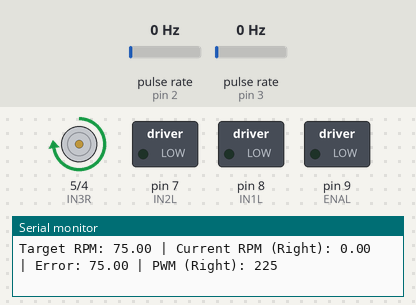
A sketch run on a simulated Arduino Mega 2560, built with avr-gcc and run on an emulated ATmega2560. Shown: motor-driver pin pairs drawn as motors (green arrow = first pin HIGH = forward, orange = second pin HIGH = backward, longer = more drive, scaled by the enable pin), switched loads named in the sketch (green lamp = pin HIGH), the last lines printed to the serial monitor. Wiring (inferred from the names in the program): 2 × pulse sensor: data pin 2 / data pin 3. Inputs (shaded band) come from the test bench; at power-on: pulse rate (sensors on pin 3, pin 2) 0 Hz.

Above: at 2.3 s.
2.4 s: pulse rate (sensor on pin 3) set to 4 Hz
At 4.6 s:
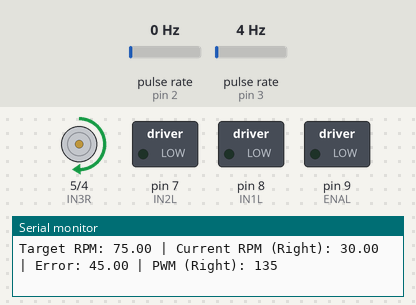
5.4 s: pulse rate (sensor on pin 3) set to 6 Hz
At 8.1 s:
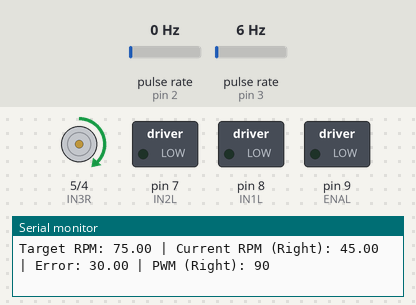
8.4 s: pulse rate (sensor on pin 3) set to 50 Hz
At 9.6 s:
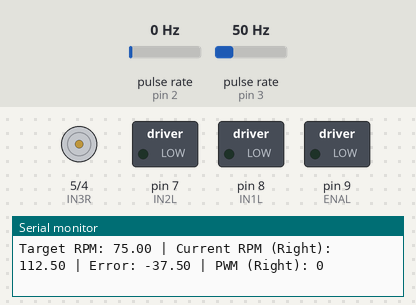
10.6 s: pulse rate (sensor on pin 3) set to 12 Hz
13.3 s: pulse rate (sensor on pin 3) set to 9 Hz
At 14.5 s:
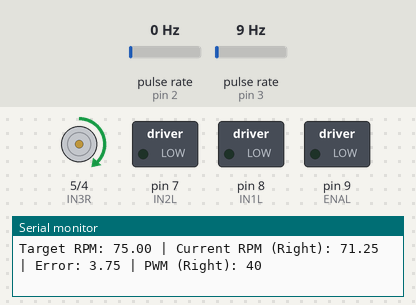
15.6 s: pulse rate (sensor on pin 3) set to 100 Hz
At 17.3 s:
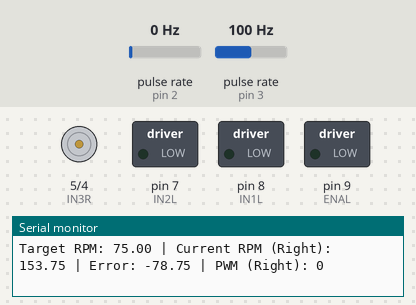
Timing chart, 0 to 18.6 s (numbered marks = the images above; inputs shaded):
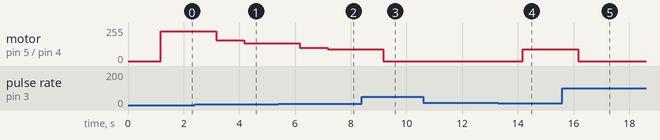

Measured:
- the behaviour switches between 4 and 5 Hz on pulse rate (sensor on pin 3) (found by bisection; images 1 and 2)
- the behaviour switches between 11 and 10 Hz on pulse rate (sensor on pin 3) (found by bisection; images 3 and 4)
- after the input at 2.4 s, motor on pin 5 (IN3R) / pin 4 (IN4R): forward 225/255 → forward 157/255 after 0.77 s, → forward 135/255 1.0 s later
- after the input at 5.4 s, motor on pin 5 (IN3R) / pin 4 (IN4R): forward 135/255 → forward 101/255 after 0.77 s, → forward 90/255 1.0 s later
- after the input at 8.4 s, motor on pin 5 (IN3R) / pin 4 (IN4R): forward 90/255 → stopped after 0.77 s
- after the input at 13.3 s, motor on pin 5 (IN3R) / pin 4 (IN4R): stopped → forward 90/255 after 0.87 s
- after the input at 15.6 s, motor on pin 5 (IN3R) / pin 4 (IN4R): forward 90/255 → stopped after 0.57 s

The sketch:

PID_one_wheel.ino
```cpp
// --- Motor Driver Pins (L298N) ---
// Left Motor (Motor A) - Using pins from your previous working code
const int ENAL = 9;  // PWM pin for Left Motor speed (Connect to L298N ENA)
const int IN1L = 8;  // Left Motor Direction Pin 1 (Connect to L298N IN1)
const int IN2L = 7;  // Left Motor Direction Pin 2 (Connect to L298N IN2)

// Right Motor (Motor B) - Using pins from your previous working code.
const int ENAR = 10; // PWM pin for Right Motor speed (Connect to L298N ENB)
const int IN3R = 5;  // Right Motor Direction Pin 1 (Connect to L298N IN3)
const int IN4R = 4;  // Right Motor Direction Pin 2 (Connect to L298N IN4)

// --- Encoder Pins and Variables ---
// IMPORTANT: Using Arduino Mega interrupt pins from your previous working code (2 and 3)
const int LEFT_ENCODER_PIN = 2;  // Connect Left Encoder to Digital Pin 2 (Interrupt 0)
const int RIGHT_ENCODER_PIN = 3; // Connect Right Encoder to Digital Pin 3 (Interrupt 1)

volatile long leftEncoderTicks = 0;
volatile long rightEncoderTicks = 0;

// Encoder properties
const int PPR = 16; // Based on your 8 black stripes and effective 16 pulses per revolution
const float WHEEL_DIAMETER_MM = 70.0;
const float WHEEL_CIRCUMFERENCE_MM = WHEEL_DIAMETER_MM * PI;

// --- Debouncing Variables for Encoders ---
volatile unsigned long lastPulseTimeLeft = 0;
volatile unsigned long lastPulseTimeRight = 0;
const unsigned long DEBOUNCE_DELAY_MS = 20; // Adjust if needed for stable readings

// Timing for RPM calculation and PID loop
unsigned long lastLoopTime = 0;
const unsigned long LOOP_INTERVAL_MS = 1000; // PID loop updates every 1 second

// --- Timing Variables for Serial Printing ---
unsigned long lastPrintTime = 0;
const unsigned long PRINT_INTERVAL_MS = 1000; // Print every 1 second to match PID loop

float leftRPM = 0.0;
float rightRPM = 0.0;

// --- PID Control Variables for Right Motor ---
float Kp = 3.0;  // Proportional gain
float Ki = 0.00; // Integral gain
float Kd = 0.00; // Derivative gain

float targetRPM_Right = 75.0; // <--- SET YOUR DESIRED TARGET RPM FOR THE RIGHT MOTOR HERE!
float currentRPM_Right = 0.0; // This variable will now hold the RPM of the RIGHT motor

float error_Right = 0.0;
float prevError_Right = 0.0;
float integral_Right = 0.0;
float derivative_Right = 0.0;
float outputPWM_Right = 0.0;

// --- PWM Output Limits ---
const int MIN_PWM = 0;
const int MAX_PWM = 255;

// --- NEW: Minimum Effective PWM (Motor Deadband Compensation) ---
// This is the minimum PWM value required for your motor to actually start spinning.
// You need to find this value by trial and error.
// Start with 0, then increase until your motor reliably starts with a direct analogWrite().
const int MIN_EFFECTIVE_PWM = 40; // <--- ADJUST THIS VALUE! (e.g., try 30, 40, 50, 60)
// --- END NEW ---


void setup() {
  Serial.begin(9600);
  Serial.println("Robot Motor PID Control Test");
  Serial.print("Target Right RPM: ");
  Serial.println(targetRPM_Right);
  Serial.println("----------------------------------------");
  Serial.println("WARNING: PID loop updates every 1 second. Control may be sluggish.");
  Serial.println("Controlling the RIGHT Motor.");
  Serial.print("MIN_EFFECTIVE_PWM set to: ");
  Serial.println(MIN_EFFECTIVE_PWM);

  // Motor Driver Pin Setup
  pinMode(ENAL, OUTPUT);
  pinMode(IN1L, OUTPUT);
  pinMode(IN2L, OUTPUT);
  pinMode(ENAR, OUTPUT);
  pinMode(IN3R, OUTPUT);
  pinMode(IN4R, OUTPUT);

  // Encoder Pin Setup
  pinMode(LEFT_ENCODER_PIN, INPUT);
  pinMode(RIGHT_ENCODER_PIN, INPUT);

  // Attach Interrupts for Encoders
  attachInterrupt(digitalPinToInterrupt(LEFT_ENCODER_PIN), leftEncoderISR, CHANGE);
  attachInterrupt(digitalPinToInterrupt(RIGHT_ENCODER_PIN), rightEncoderISR, CHANGE);

  // Initialize motors to stop
  stopMotors();
  delay(1000);
}

void loop() {
  unsigned long currentTime = millis();
  float deltaTime_ms = (float)(currentTime - lastLoopTime);

  // --- PID Loop Execution (now every 1 second) ---
  if (deltaTime_ms >= LOOP_INTERVAL_MS) {
    lastLoopTime = currentTime;

    // 1. Read Encoders and Calculate Current RPM for the RIGHT motor
    noInterrupts();
    long currentRightTicks_copy = rightEncoderTicks; // Reading RIGHT encoder ticks
    rightEncoderTicks = 0; // Reset right encoder ticks
    interrupts();

    currentRPM_Right = (float)currentRightTicks_copy / PPR / (deltaTime_ms / 60000.0);

    // 2. PID Calculation for Right Motor
    error_Right = targetRPM_Right - currentRPM_Right;

    float P_term = Kp * error_Right;

    integral_Right += error_Right * (deltaTime_ms / 1000.0);
    // Anti-windup clamping for integral term
    if ( (outputPWM_Right >= MAX_PWM && error_Right > 0) || (outputPWM_Right <= MIN_PWM && error_Right < 0) ) {
        // Do not accumulate integral if output is saturated and error tries to push it further
    } else {
        if (integral_Right > 500) integral_Right = 500;
        if (integral_Right < -500) integral_Right = -500;
    }
    float I_term = Ki * integral_Right;

    derivative_Right = (error_Right - prevError_Right) / (deltaTime_ms / 1000.0);
    float D_term = Kd * derivative_Right; // Corrected: was derivative_Left

    outputPWM_Right = P_term + I_term + D_term;

    // --- Apply Minimum Effective PWM (Deadband Compensation) ---
    // If the calculated PWM is positive but too low to start the motor,
    // boost it to the minimum effective PWM.
    if (outputPWM_Right > 0 && outputPWM_Right < MIN_EFFECTIVE_PWM) {
        outputPWM_Right = MIN_EFFECTIVE_PWM;
    }
    // --- END Deadband Compensation ---

    // Clamp PWM output to valid range (0-255)
    if (outputPWM_Right > MAX_PWM) outputPWM_Right = MAX_PWM;
    if (outputPWM_Right < MIN_PWM) outputPWM_Right = MIN_PWM;

    prevError_Right = error_Right;

    // 3. Apply PWM to the RIGHT Motor
    digitalWrite(IN3R, HIGH); // Set RIGHT Motor direction (Forward)
    digitalWrite(IN4R, LOW);
    analogWrite(ENAR, (int)outputPWM_Right); // Apply PWM to RIGHT Motor

    // 4. Ensure LEFT Motor is OFF
    digitalWrite(IN1L, LOW);
    digitalWrite(IN2L, LOW);
    analogWrite(ENAL, 0); // Ensure left motor is off

    // --- Serial Monitor Printing (now coincides with PID loop) ---
    Serial.print("Target RPM: ");
    Serial.print(targetRPM_Right);
    Serial.print(" | Current RPM (Right): ");
    Serial.print(currentRPM_Right);
    Serial.print(" | Error: ");
    Serial.print(error_Right);
    Serial.print(" | PWM (Right): ");
    Serial.println((int)outputPWM_Right);

    lastPrintTime = currentTime;
  }
}

// --- Motor Control Helper Functions ---
void stopMotors() {
  digitalWrite(IN1L, LOW);
  digitalWrite(IN2L, LOW);
  analogWrite(ENAL, 0);

  digitalWrite(IN3R, LOW);
  digitalWrite(IN4R, LOW);
  analogWrite(ENAR, 0);
}

// --- Encoder Interrupt Service Routines (ISRs) ---
void leftEncoderISR() {
  unsigned long currentTime = millis();
  if (currentTime - lastPulseTimeLeft > DEBOUNCE_DELAY_MS) {
    leftEncoderTicks++;
    lastPulseTimeLeft = currentTime;
  }
}

void rightEncoderISR() {
  unsigned long currentTime = millis();
  if (currentTime - lastPulseTimeRight > DEBOUNCE_DELAY_MS) {
    rightEncoderTicks++;
    lastPulseTimeRight = currentTime;
  }
}
```
